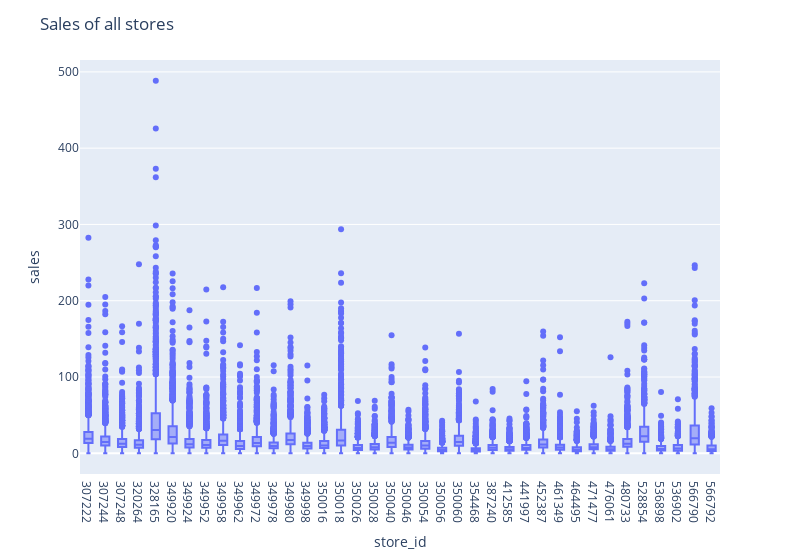

Notebook code for this chart:
### Code cell
df = df_store.iloc[:,:3].set_index('date')
df['store_id'] = df['store_id'].astype('str')

fig = px.box(df, 
             x="store_id", 
             y="sales",
             )

fig.update_layout(title_text='Sales of all stores',
                  width=800)

fig.show()

fig.write_image(file="results/plots/fig1.png")

### Figure 1 — Plotly figure (JSON) as saved in the notebook; plotly's stock layout.template omitted (floating-point values rounded to 4 significant figures; data arrays with more than 128 entries replaced by an {"elided": "..."} marker saying what was removed)
{"data": [{"alignmentgroup": "True", "hovertemplate": "store_id=%{x}<br>sales=%{y}<extra></extra>", "legendgroup": "", "marker": {"color": "#636efa"}, "name": "", "notched": false, "offsetgroup": "", "orientation": "v", "showlegend": false, "type": "box", "x": {"elided": "43595 str values"}, "x0": " ", "xaxis": "x", "y": {"elided": "43595 float values"}, "y0": " ", "yaxis": "y"}], "layout": {"boxmode": "group", "legend": {"tracegroupgap": 0}, "margin": {"t": 60}, "title": {"text": "Sales of all stores"}, "width": 800, "xaxis": {"anchor": "y", "domain": [0, 1], "title": {"text": "store_id"}}, "yaxis": {"anchor": "x", "domain": [0, 1], "title": {"text": "sales"}}}}
